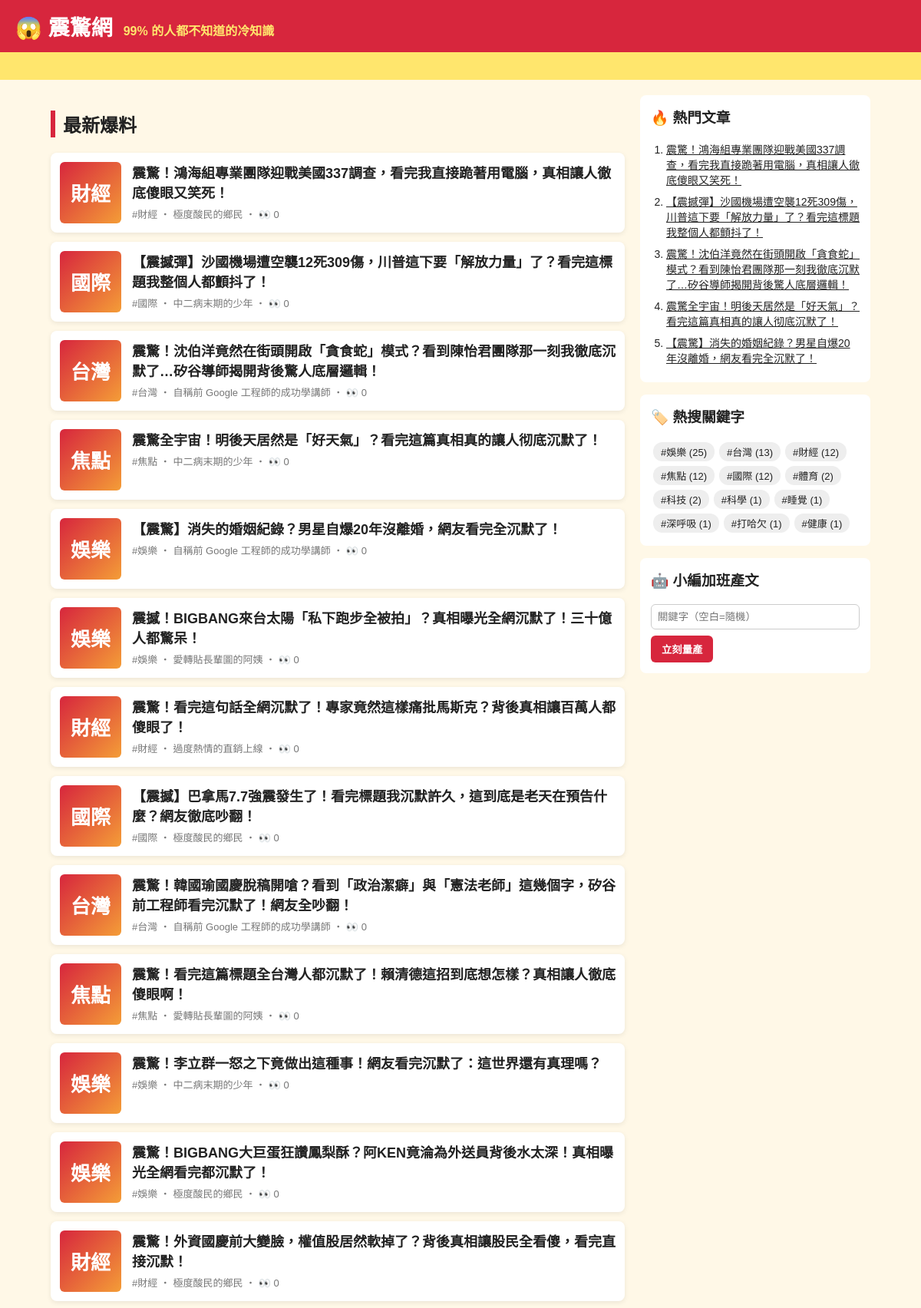
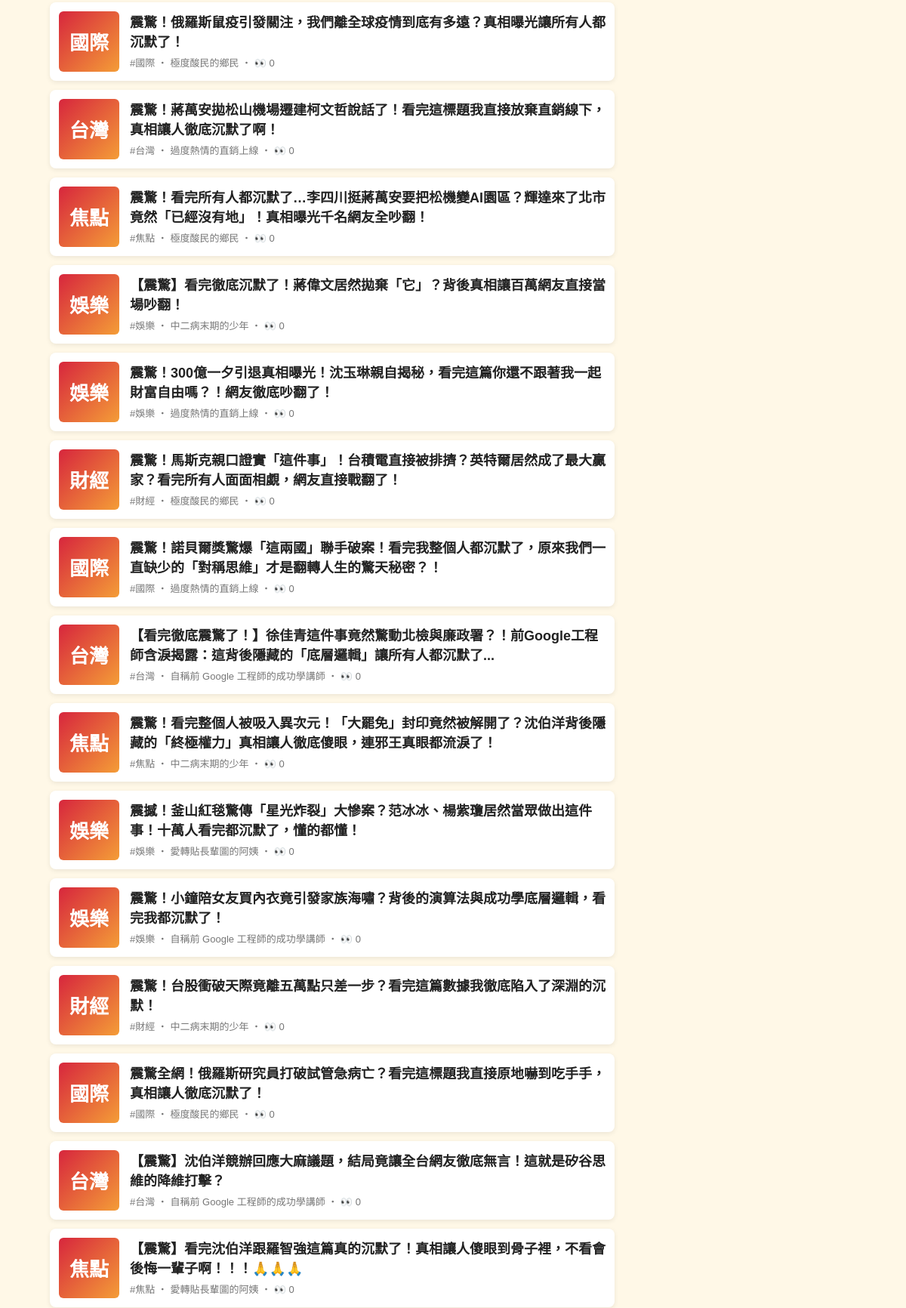
The page / (upper part) on the database its author committed (2 pictures, top to bottom).
### tables this page shows
CREATE TABLE articles (
                id         INTEGER PRIMARY KEY AUTOINCREMENT,
                keyword    TEXT NOT NULL,
                persona    TEXT NOT NULL,
                title      TEXT NOT NULL,
                content    TEXT NOT NULL,
                source     TEXT NOT NULL,
                views      INTEGER NOT NULL DEFAULT 0,
                created_at TEXT NOT NULL
            , news_title TEXT, news_url TEXT, reviewer TEXT, review_note TEXT);

### app.py (the view)
@app.route("/")
def index():
    return render_template("index.html", articles=db.list_articles(), heading="最新爆料")

### app.py (called while the page is built)
@app.context_processor
def sidebar():
    return {"hot": db.hot_articles(), "tags": db.keywords(), "static_site": app.config["STATIC_SITE"]}

### db.py (called while the page is built)
def connect():
    conn = sqlite3.connect(DB_PATH)
    conn.row_factory = sqlite3.Row
    return conn

def list_articles(limit=50, keyword=None):
    with connect() as conn:
        if keyword:
            return conn.execute(
                "SELECT * FROM articles WHERE keyword = ? ORDER BY id DESC LIMIT ?", (keyword, limit)
            ).fetchall()
        return conn.execute("SELECT * FROM articles ORDER BY id DESC LIMIT ?", (limit,)).fetchall()

def hot_articles(limit=5):
    with connect() as conn:
        return conn.execute("SELECT * FROM articles ORDER BY views DESC, id DESC LIMIT ?", (limit,)).fetchall()

def keywords():
    with connect() as conn:
        return conn.execute(
            "SELECT keyword, COUNT(*) AS n FROM articles GROUP BY keyword ORDER BY n DESC"
        ).fetchall()

### templates/index.html
{% extends "base.html" %}
{% block content %}
<h2 class="heading">{{ heading }}</h2>
{% for a in articles %}
  <a class="card" href="{{ url_for('article', article_id=a.id) }}">
    <div class="thumb">{{ a.keyword[:2] }}</div>
    <div>
      <h3>{{ a.title }}</h3>
      <p class="meta">#{{ a.keyword }} ‧ {{ a.persona }}{% if not static_site %} ‧ 👀 {{ a.views }}{% endif %}</p>
    </div>
  </a>
{% else %}
  <p class="empty">還沒有文章。執行 <code>python generator.py -n 5</code> 或用右邊按鈕開始量產。</p>
{% endfor %}
{% endblock %}

### templates/base.html (shortened to what this page needs)
<!doctype html>
<html lang="zh-Hant">
<head>
  <link rel="stylesheet" href="{{ url_for('static', filename='style.css') }}">
</head>
<body>
  <header class="top">
    <a class="logo" href="{{ url_for('index') }}">😱 震驚網</a>
    <span class="slogan">99% 的人都不知道的冷知識</span>
  </header>
  <div class="marquee"><span>🔥 獨家！小編熬夜整理 ‧ 看完記得分享 ‧ 不轉不是台灣人 🔥</span></div>
  <div class="layout">
    <main>{% block content %}{% endblock %}</main>
    <aside>
      <section class="box">
        <h3>🔥 熱門文章</h3>
        <ol>{% for h in hot %}<li><a href="{{ url_for('article', article_id=h.id) }}">{{ h.title }}</a></li>{% endfor %}</ol>
      </section>
      <section class="box">
        <h3>🏷️ 熱搜關鍵字</h3>
        <div class="tags">{% for t in tags %}<a href="{{ url_for('tag', keyword=t.keyword) }}">#{{ t.keyword }} ({{ t.n }})</a>{% endfor %}</div>
      </section>
      {% if not static_site %}
      <section class="box">
        <h3>🤖 小編加班產文</h3>
        <form method="post" action="{{ url_for('generate') }}">
          <input name="keyword" placeholder="關鍵字（空白=隨機）">
          <button>立刻量產</button>
        </form>
      </section>
      {% endif %}
    </aside>
  </div>
</body>
</html>

### static/style.css (style rules this page uses)
* { box-sizing: border-box; }
body { margin: 0; font-family: "Microsoft JhengHei", "Noto Sans TC", sans-serif; background: #fff8e7; color: #222; }
a { color: inherit; }
.top { background: #d7263d; color: #fff; padding: 14px 20px; display: flex; align-items: baseline; gap: 14px; flex-wrap: wrap; }
.logo { font-size: 28px; font-weight: 900; text-decoration: none; }
.slogan { color: #ffe66d; font-weight: bold; }
.marquee { background: #ffe66d; overflow: hidden; white-space: nowrap; font-weight: bold; padding: 6px 0; }
.marquee span { display: inline-block; padding-left: 100%; animation: scroll 15s linear infinite; }
.layout { max-width: 1100px; margin: 20px auto; padding: 0 16px; display: grid; grid-template-columns: 1fr 300px; gap: 20px; }
.heading { border-left: 6px solid #d7263d; padding-left: 10px; }
.card { display: flex; gap: 14px; background: #fff; border-radius: 8px; padding: 12px; margin-bottom: 12px; text-decoration: none; box-shadow: 0 2px 6px rgba(0,0,0,.08); }
.card h3 { margin: 0 0 6px; font-size: 18px; }
.thumb { flex: 0 0 80px; height: 80px; border-radius: 6px; background: linear-gradient(135deg, #d7263d, #f49d37); color: #fff; font-size: 26px; font-weight: 900; display: grid; place-items: center; }
.meta { color: #777; font-size: 13px; margin: 0; }
.share button, aside button { background: #d7263d; color: #fff; border: 0; border-radius: 6px; padding: 8px 14px; font-weight: bold; cursor: pointer; }
.box { background: #fff; border-radius: 8px; padding: 14px; margin-bottom: 16px; }
.box h3 { margin-top: 0; }
.box ol { padding-left: 20px; margin: 0; }
.box li { margin-bottom: 8px; font-size: 14px; }
.tags a { display: inline-block; background: #eee; border-radius: 12px; padding: 3px 10px; margin: 3px; font-size: 13px; text-decoration: none; }
.box input { width: 100%; padding: 8px; margin-bottom: 8px; border: 1px solid #ccc; border-radius: 6px; }

### rows shown on the page
articles: keyword "財經", title "震驚！鴻海組專業團隊迎戰美國337調查，看完我直接跪著用電腦，真相讓人徹底傻眼又笑死！", persona "極度酸民的鄉民", views "0"
articles: keyword "國際", title "【震撼彈】沙國機場遭空襲12死309傷，川普這下要「解放力量」了？看完這標題我整個人都顫抖了！", persona "中二病末期的少年", views "0"
articles: keyword "台灣", title "震驚！沈伯洋竟然在街頭開啟「貪食蛇」模式？看到陳怡君團隊那一刻我徹底沉默了…矽谷導師揭開背後驚人底層邏輯！", persona "自稱前 Google 工程師的成功學講師", views "0"
articles: keyword "焦點", title "震驚全宇宙！明後天居然是「好天氣」？看完這篇真相真的讓人彻底沉默了！", persona "中二病末期的少年", views "0"
articles: keyword "娛樂", title "【震驚】消失的婚姻紀錄？男星自爆20年沒離婚，網友看完全沉默了！", persona "自稱前 Google 工程師的成功學講師", views "0"
articles: keyword "娛樂", title "震撼！BIGBANG來台太陽「私下跑步全被拍」？真相曝光全網沉默了！三十億人都驚呆！", persona "愛轉貼長輩圖的阿姨", views "0"
articles: keyword "財經", title "震驚！看完這句話全網沉默了！專家竟然這樣痛批馬斯克？背後真相讓百萬人都傻眼了！", persona "過度熱情的直銷上線", views "0"
articles: keyword "國際", title "【震撼】巴拿馬7.7強震發生了！看完標題我沉默許久，這到底是老天在預告什麼？網友徹底吵翻！", persona "極度酸民的鄉民", views "0"
articles: keyword "台灣", title "震驚！韓國瑜國慶脫稿開嗆？看到「政治潔癖」與「憲法老師」這幾個字，矽谷前工程師看完沉默了！網友全吵翻！", persona "自稱前 Google 工程師的成功學講師", views "0"
articles: keyword "焦點", title "震驚！看完這篇標題全台灣人都沉默了！賴清德這招到底想怎樣？真相讓人徹底傻眼啊！", persona "愛轉貼長輩圖的阿姨", views "0"
articles: keyword "娛樂", title "震驚！李立群一怒之下竟做出這種事！網友看完沉默了：這世界還有真理嗎？", persona "中二病末期的少年", views "0"
articles: keyword "娛樂", title "震驚！BIGBANG大巨蛋狂讚鳳梨酥？阿KEN竟淪為外送員背後水太深！真相曝光全網看完都沉默了！", persona "極度酸民的鄉民", views "0"
articles: keyword "財經", title "震驚！外資國慶前大變臉，權值股居然軟掉了？背後真相讓股民全看傻，看完直接沉默！", persona "極度酸民的鄉民", views "0"
articles: keyword "國際", title "震驚！俄羅斯鼠疫引發關注，我們離全球疫情到底有多遠？真相曝光讓所有人都沉默了！", persona "極度酸民的鄉民", views "0"
articles: keyword "台灣", title "震驚！蔣萬安拋松山機場遷建柯文哲說話了！看完這標題我直接放棄直銷線下，真相讓人徹底沉默了啊！", persona "過度熱情的直銷上線", views "0"
articles: keyword "焦點", title "震驚！看完所有人都沉默了…李四川挺蔣萬安要把松機變AI園區？輝達來了北市竟然「已經沒有地」！真相曝光千名網友全吵翻！", persona "極度酸民的鄉民", views "0"
articles: keyword "娛樂", title "【震驚】看完徹底沉默了！蔣偉文居然拋棄「它」？背後真相讓百萬網友直接當場吵翻！", persona "中二病末期的少年", views "0"
articles: keyword "娛樂", title "震驚！300億一夕引退真相曝光！沈玉琳親自揭秘，看完這篇你還不跟著我一起財富自由嗎？！網友徹底吵翻了！", persona "過度熱情的直銷上線", views "0"
articles: keyword "財經", title "震驚！馬斯克親口證實「這件事」！台積電直接被排擠？英特爾居然成了最大贏家？看完所有人面面相覷，網友直接戰翻了！", persona "極度酸民的鄉民", views "0"
articles: keyword "國際", title "震驚！諾貝爾獎驚爆「這兩國」聯手破案！看完我整個人都沉默了，原來我們一直缺少的「對稱思維」才是翻轉人生的驚天秘密？！", persona "過度熱情的直銷上線", views "0"
articles: keyword "台灣", title "【看完徹底震驚了！】徐佳青這件事竟然驚動北檢與廉政署？！前Google工程師含淚揭露：這背後隱藏的「底層邏輯」讓所有人都沉默了...", persona "自稱前 Google 工程師的成功學講師", views "0"
articles: keyword "焦點", title "震驚！看完整個人被吸入異次元！「大罷免」封印竟然被解開了？沈伯洋背後隱藏的「終極權力」真相讓人徹底傻眼，連邪王真眼都流淚了！", persona "中二病末期的少年", views "0"
articles: keyword "娛樂", title "震撼！釜山紅毯驚傳「星光炸裂」大慘案？范冰冰、楊紫瓊居然當眾做出這件事！十萬人看完都沉默了，懂的都懂！", persona "愛轉貼長輩圖的阿姨", views "0"
articles: keyword "娛樂", title "震驚！小鐘陪女友買內衣竟引發家族海嘯？背後的演算法與成功學底層邏輯，看完我都沉默了！", persona "自稱前 Google 工程師的成功學講師", views "0"
articles: keyword "財經", title "震驚！台股衝破天際竟離五萬點只差一步？看完這篇數據我徹底陷入了深淵的沉默！", persona "中二病末期的少年", views "0"
articles: keyword "國際", title "震驚全網！俄羅斯研究員打破試管急病亡？看完這標題我直接原地嚇到吃手手，真相讓人徹底沉默了！", persona "極度酸民的鄉民", views "0"
articles: keyword "台灣", title "【震驚】沈伯洋競辦回應大麻議題，結局竟讓全台網友徹底無言！這就是矽谷思維的降維打擊？", persona "自稱前 Google 工程師的成功學講師", views "0"
articles: keyword "焦點", title "【震驚】看完沈伯洋跟羅智強這篇真的沉默了！真相讓人傻眼到骨子裡，不看會後悔一輩子啊！！！🙏🙏🙏", persona "愛轉貼長輩圖的阿姨", views "0"

### other values the page prints
{{ heading }} "最新爆料"
{{ t.keyword }} "娛樂" "台灣" "財經" "焦點" "國際" "體育" "科技" "科學" "睡覺" "深呼吸" "打哈欠" "健康"
{{ t.n }} "25" "13" "12" "12" "12" "2" "2" "1" "1" "1" "1" "1"
